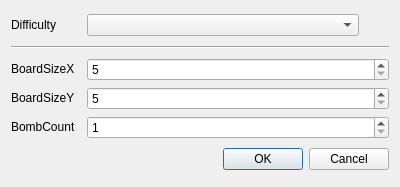
<?xml version="1.0" encoding="UTF-8"?>
<ui version="4.0">
 <class>SettingsDialog</class>
 <widget class="QDialog" name="SettingsDialog">
  <property name="geometry">
   <rect>
    <x>0</x>
    <y>0</y>
    <width>400</width>
    <height>187</height>
   </rect>
  </property>
  <property name="windowTitle">
   <string>Dialog</string>
  </property>
  <layout class="QVBoxLayout" name="verticalLayout">
   <item>
    <layout class="QGridLayout" name="grid_difficultySettings">
     <item row="0" column="0">
      <widget class="QLabel" name="lbl_difficulty">
       <property name="maximumSize">
        <size>
         <width>70</width>
         <height>20</height>
        </size>
       </property>
       <property name="text">
        <string>Difficulty</string>
       </property>
      </widget>
     </item>
     <item row="0" column="1">
      <widget class="QComboBox" name="input_difficulty"/>
     </item>
     <item row="0" column="2">
      <widget class="QToolButton" name="btn_tooltip">
       <property name="toolTip">
        <string>&lt;html&gt;&lt;head/&gt;&lt;body&gt;&lt;p&gt;&lt;span style=&quot; font-weight:700;&quot;&gt;Preset Difficulties:&lt;/span&gt;&lt;/p&gt;&lt;p&gt;EASY: 9x9, 10 bombs&lt;/p&gt;&lt;p&gt;MEDIUM: 9x9, 10 bombs&lt;/p&gt;&lt;p&gt;HARD: 9x9, 10 bombs&lt;/p&gt;&lt;p&gt;&lt;span style=&quot; font-weight:700;&quot;&gt;Custom Difficulty:&lt;/span&gt;&lt;/p&gt;&lt;p&gt;Size: 5x5 - 100x100&lt;/p&gt;&lt;p&gt;BombCount: 1 - 50% of board size&lt;/p&gt;&lt;/body&gt;&lt;/html&gt;</string>
       </property>
       <property name="text">
        <string/>
       </property>
       <property name="icon">
        <iconset theme="QIcon::ThemeIcon::HelpFaq"/>
       </property>
       <property name="popupMode">
        <enum>QToolButton::ToolButtonPopupMode::InstantPopup</enum>
       </property>
       <property name="autoRaise">
        <bool>true</bool>
       </property>
      </widget>
     </item>
    </layout>
   </item>
   <item>
    <widget class="Line" name="line">
     <property name="orientation">
      <enum>Qt::Orientation::Horizontal</enum>
     </property>
    </widget>
   </item>
   <item>
    <layout class="QGridLayout" name="grid_customSettings">
     <item row="1" column="1">
      <widget class="QSpinBox" name="input_boardSizeY">
       <property name="minimum">
        <number>5</number>
       </property>
       <property name="maximum">
        <number>100</number>
       </property>
       <property name="value">
        <number>5</number>
       </property>
      </widget>
     </item>
     <item row="2" column="0">
      <widget class="QLabel" name="lbl_bombCount">
       <property name="maximumSize">
        <size>
         <width>70</width>
         <height>20</height>
        </size>
       </property>
       <property name="text">
        <string>BombCount</string>
       </property>
      </widget>
     </item>
     <item row="2" column="1">
      <widget class="QSpinBox" name="input_bombCount">
       <property name="minimum">
        <number>1</number>
       </property>
       <property name="maximum">
        <number>9999</number>
       </property>
       <property name="value">
        <number>1</number>
       </property>
      </widget>
     </item>
     <item row="0" column="1">
      <widget class="QSpinBox" name="input_boardSizeX">
       <property name="minimum">
        <number>5</number>
       </property>
       <property name="maximum">
        <number>100</number>
       </property>
       <property name="value">
        <number>5</number>
       </property>
      </widget>
     </item>
     <item row="1" column="0">
      <widget class="QLabel" name="lbl_boardSizeY">
       <property name="maximumSize">
        <size>
         <width>70</width>
         <height>20</height>
        </size>
       </property>
       <property name="text">
        <string>BoardSizeY</string>
       </property>
      </widget>
     </item>
     <item row="0" column="0">
      <widget class="QLabel" name="lbl_boardSizeX">
       <property name="maximumSize">
        <size>
         <width>70</width>
         <height>20</height>
        </size>
       </property>
       <property name="text">
        <string>BoardSizeX</string>
       </property>
      </widget>
     </item>
    </layout>
   </item>
   <item>
    <widget class="QDialogButtonBox" name="buttonBox">
     <property name="orientation">
      <enum>Qt::Orientation::Horizontal</enum>
     </property>
     <property name="standardButtons">
      <set>QDialogButtonBox::StandardButton::Cancel|QDialogButtonBox::StandardButton::Ok</set>
     </property>
    </widget>
   </item>
  </layout>
 </widget>
 <resources/>
 <connections>
  <connection>
   <sender>buttonBox</sender>
   <signal>accepted()</signal>
   <receiver>SettingsDialog</receiver>
   <slot>accept()</slot>
   <hints>
    <hint type="sourcelabel">
     <x>248</x>
     <y>254</y>
    </hint>
    <hint type="destinationlabel">
     <x>157</x>
     <y>274</y>
    </hint>
   </hints>
  </connection>
  <connection>
   <sender>buttonBox</sender>
   <signal>rejected()</signal>
   <receiver>SettingsDialog</receiver>
   <slot>reject()</slot>
   <hints>
    <hint type="sourcelabel">
     <x>316</x>
     <y>260</y>
    </hint>
    <hint type="destinationlabel">
     <x>286</x>
     <y>274</y>
    </hint>
   </hints>
  </connection>
 </connections>
</ui>
